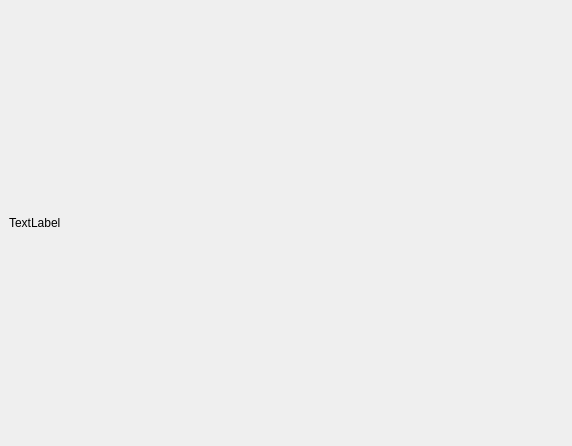
<?xml version="1.0" encoding="UTF-8"?>
<ui version="4.0">
 <class>MainWindow</class>
 <widget class="QMainWindow" name="MainWindow">
  <property name="geometry">
   <rect>
    <x>0</x>
    <y>0</y>
    <width>572</width>
    <height>446</height>
   </rect>
  </property>
  <property name="windowTitle">
   <string>OpenCV People Counter Test (GitDhamani)</string>
  </property>
  <widget class="QWidget" name="centralwidget">
   <layout class="QHBoxLayout" name="horizontalLayout">
    <item>
     <widget class="QLabel" name="label">
      <property name="text">
       <string>TextLabel</string>
      </property>
     </widget>
    </item>
   </layout>
  </widget>
 </widget>
 <resources/>
 <connections/>
</ui>
